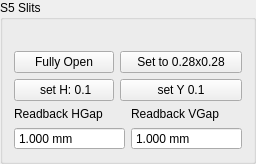
         <widget class="QGroupBox" name="groupBox_26">
          <property name="title">
           <string>S5 Slits</string>
          </property>
          <layout class="QGridLayout" name="gridLayout_99">
           <item row="2" column="0">
            <layout class="QGridLayout" name="gridLayout_97">
             <item row="0" column="0">
              <widget class="QLabel" name="label_138">
               <property name="text">
                <string>Readback HGap</string>
               </property>
              </widget>
             </item>
             <item row="0" column="1">
              <widget class="QLabel" name="label_139">
               <property name="text">
                <string>Readback VGap</string>
               </property>
              </widget>
             </item>
             <item row="1" column="0">
              <widget class="QDoubleSpinBox" name="db_s5_x">
               <property name="sizePolicy">
                <sizepolicy hsizetype="Preferred" vsizetype="Fixed">
                 <horstretch>0</horstretch>
                 <verstretch>0</verstretch>
                </sizepolicy>
               </property>
               <property name="readOnly">
                <bool>true</bool>
               </property>
               <property name="buttonSymbols">
                <enum>QAbstractSpinBox::NoButtons</enum>
               </property>
               <property name="suffix">
                <string> mm</string>
               </property>
               <property name="decimals">
                <number>3</number>
               </property>
               <property name="minimum">
                <double>-0.100000000000000</double>
               </property>
               <property name="maximum">
                <double>4.000000000000000</double>
               </property>
               <property name="value">
                <double>1.000000000000000</double>
               </property>
              </widget>
             </item>
             <item row="1" column="1">
              <widget class="QDoubleSpinBox" name="db_s5_y">
               <property name="sizePolicy">
                <sizepolicy hsizetype="Preferred" vsizetype="Fixed">
                 <horstretch>0</horstretch>
                 <verstretch>0</verstretch>
                </sizepolicy>
               </property>
               <property name="readOnly">
                <bool>true</bool>
               </property>
               <property name="buttonSymbols">
                <enum>QAbstractSpinBox::NoButtons</enum>
               </property>
               <property name="suffix">
                <string> mm</string>
               </property>
               <property name="decimals">
                <number>3</number>
               </property>
               <property name="minimum">
                <double>-0.100000000000000</double>
               </property>
               <property name="maximum">
                <double>4.000000000000000</double>
               </property>
               <property name="value">
                <double>1.000000000000000</double>
               </property>
              </widget>
             </item>
            </layout>
           </item>
           <item row="1" column="0">
            <layout class="QGridLayout" name="gridLayout_98">
             <item row="2" column="1">
              <widget class="QPushButton" name="pb_S5_VClose">
               <property name="sizePolicy">
                <sizepolicy hsizetype="Preferred" vsizetype="Fixed">
                 <horstretch>0</horstretch>
                 <verstretch>0</verstretch>
                </sizepolicy>
               </property>
               <property name="text">
                <string>set Y 0.1</string>
               </property>
              </widget>
             </item>
             <item row="1" column="0">
              <widget class="QPushButton" name="pb_S5_Open">
               <property name="sizePolicy">
                <sizepolicy hsizetype="Preferred" vsizetype="Fixed">
                 <horstretch>0</horstretch>
                 <verstretch>0</verstretch>
                </sizepolicy>
               </property>
               <property name="text">
                <string>     Fully Open     </string>
               </property>
              </widget>
             </item>
             <item row="1" column="1">
              <widget class="QPushButton" name="pb_S5_Close">
               <property name="sizePolicy">
                <sizepolicy hsizetype="Preferred" vsizetype="Fixed">
                 <horstretch>0</horstretch>
                 <verstretch>0</verstretch>
                </sizepolicy>
               </property>
               <property name="text">
                <string>    Set to 0.28x0.28    </string>
               </property>
              </widget>
             </item>
             <item row="2" column="0">
              <widget class="QPushButton" name="pb_S5_HClose">
               <property name="sizePolicy">
                <sizepolicy hsizetype="Preferred" vsizetype="Fixed">
                 <horstretch>0</horstretch>
                 <verstretch>0</verstretch>
                </sizepolicy>
               </property>
               <property name="text">
                <string>  set H: 0.1 </string>
               </property>
              </widget>
             </item>
             <item row="0" column="0">
              <widget class="QLabel" name="label_112">
               <property name="text">
                <string/>
               </property>
              </widget>
             </item>
            </layout>
           </item>
          </layout>
         </widget>
